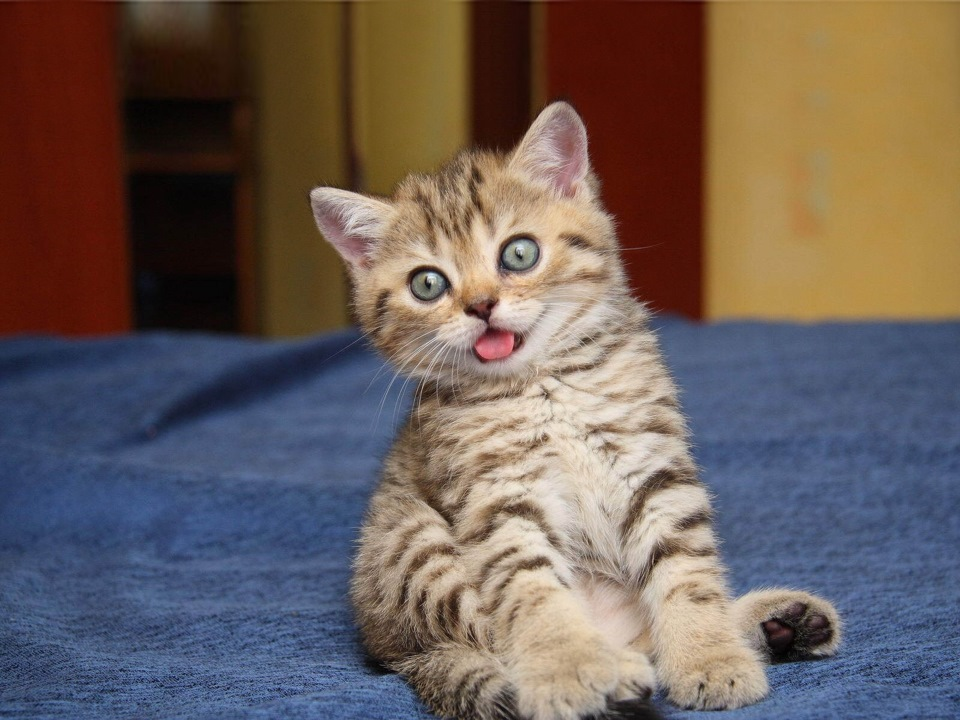
#> input picture react teach/mvp teach/my-node-project/Жаринов/5/котик.jpg, 960 x 720 px
$ python 'example 1_2_2 чб.py'
#> lines starting #> are read from the running program, lines starting #| are printed output that depends on the picture; long printed decimals are rounded
import numpy as np
import matplotlib.pyplot as plt
from skimage import io, color, exposure

# Путь к изображению
image_path = 'котик.jpg'

# Считываем изображение
image = io.imread(image_path)
#> image is the input picture: shape (720, 960, 3); mean R, G, B 107.7, 94.5, 89.7

# Преобразуем в градации серого
gray_image = color.rgb2gray(image)
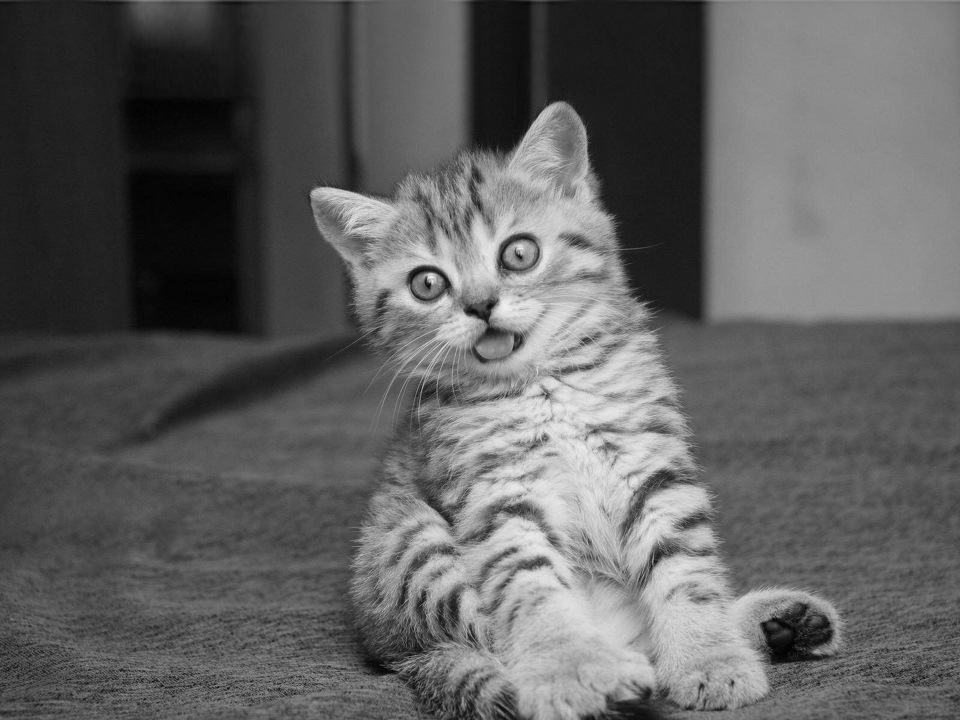
#> gray_image: shape (720, 960) float64; min 0.000833, max 0.951, mean 0.38

# Проверяем минимальные и максимальные значения
print("Минимальное значение (исходное):", np.min(gray_image))
#| Минимальное значение (исходное): 0.0008333
print("Максимальное значение (исходное):", np.max(gray_image))
#| Максимальное значение (исходное): 0.9508

# Применяем метод .rescale_intensity
low, high = np.min(gray_image), np.max(gray_image)  # Определяем минимальные и максимальные значения
#> low = 0.000833; high = 0.951
bottom, top = 0, 1  # Устанавливаем диапазон для выходных значений
gray_image_out = exposure.rescale_intensity(gray_image, in_range=(low, high), out_range=(bottom, top)).astype(np.float32)

# Проверяем минимальные и максимальные значения после нормализации
print("Минимальное значение (нормализованное):", np.min(gray_image_out))
#| Минимальное значение (нормализованное): 0.0
print("Максимальное значение (нормализованное):", np.max(gray_image_out))
#| Максимальное значение (нормализованное): 1.0

# Отображаем изображение
plt.imshow(gray_image_out, cmap='gray')
plt.axis('off')  # Отключаем оси
plt.show()

# Рассчитываем данные гистограммы
histogram, bin_edges = np.histogram(gray_image_out, bins=256, range=(0, 1))
#> histogram = 256 values, max 10458 at index 28, min 1 at index 252, mean 2700; bin_edges = 257 values from 0 to 1

# Выводим график гистограммы
fig, ax = plt.subplots(figsize=(5, 4))
plt.ticklabel_format(axis='y', style='sci', scilimits=(4, 4))
ax.set_xlim(0, 1)
ax.grid(True)
ax.set_title("Grayscale Histogram")
ax.set_xlabel("Grayscale Value")
ax.set_ylabel("Pixel Count")
ax.bar(bin_edges[0:-1], histogram, width=1/128)
plt.show()
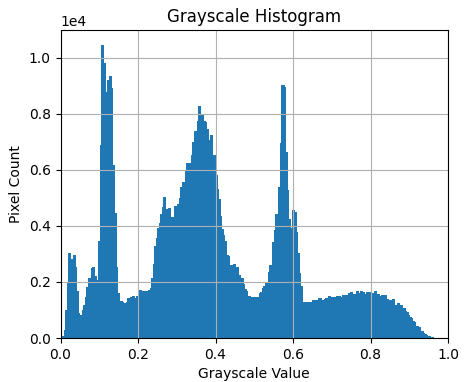
#> figure drawn by matplotlib, 1 panel; tallest bar 10458 high, from x = 0.105 to 0.113
